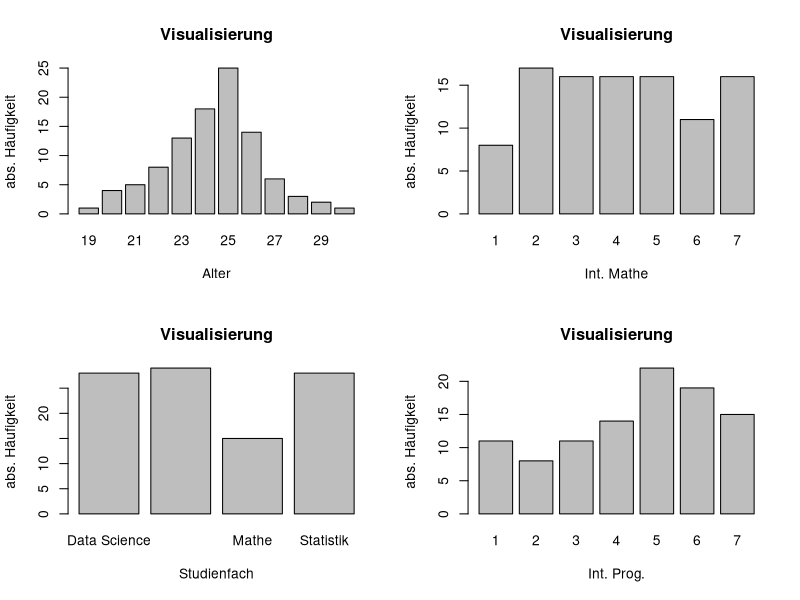

Source code (R):
# Auswertung des Datensatzes aus Aufgabe 1

library(readr)
Datensatz <- read_csv("Datensatz.csv")
Datensatz


# Vorbereitung des Datensatzes:

str(Datensatz)
# Interesse in Mathe und in Programmieren muessen in an factor Objekt, welches eine Rangordnung unter
# den levels hat, umgewandelt werden.
# Die Variable Mathe-LK muss lediglich in ein factor Objekt umgewandelt werden.

Datensatz$`Int. Mathe` <- as.factor( Datensatz$`Int. Mathe`)
Datensatz$`Int. Mathe` <- ordered( Datensatz$`Int. Mathe` , levels = c("1", "2", "3", "4", "5", "6", "7") )

Datensatz$`Int. Prog.` <- as.factor( Datensatz$`Int. Prog.`)
Datensatz$`Int. Prog.` <- ordered( Datensatz$`Int. Prog.` , levels = c("1", "2", "3", "4", "5", "6", "7") )

Datensatz$`Mathe-LK` <- as.factor( Datensatz$`Mathe-LK`)

# Nun haben alle Variablen den korrekten Objekttyp:
str(Datensatz)



# Anwendung der in Aufgabe 2 erstellten Funktionen: -----------------------------------------------------



# Funktion aus a) - Altersstruktur 

sum_met <- function(x){ 
  if( is.numeric(x) != TRUE){ stop("Die Variable muss metrisch skaliert sein.") } # Warnmeldung falls Variable
  AM <- mean(x)                                                                  # nicht metrisch ist.
  med <- median(x)    # Hier werden alle Statistiken berechnet.
  var <- var(x)
  sd <- sd(x)
  quartile <- quantile(x, probs= c(0.25,0.75) )
  extrm <- c( Minimum = min (x), Maximum = max (x))
  return( list( "Arithmetische Mittel" = AM, "Median" = med, "Varianz" = var, "Standardabweichung" = sd,
                "Quartile"= quartile, "Etremwerte" = extrm) )      # Alle benoetigten Groessen werden in einer Liste ausgegeben.
}

sum_met(Datensatz$Alter)    # Das durchschnittliche Alter liegt bei 24.34 Jahren bzw. (bezueglich des
                            # Alters sinnvoller) liegt der Median bei 25 Jahren.
                            # Die Standardabweichung von etwa 2.1 und die Quartile, welche bei
# $`Arithmetische Mittel`   # 23 und 26 liegen, deuten auf eine fuer Studenten uebliche
# [1] 24.34                 # Altersstruktur hin.

# $Median                   # Auch die groesste und die kleinste Beobachtung liegt in keinem fuer
# [1] 25                    # Studenten unueblichen Alter. (keine Ausreisser)

# $Varianz
# [1] 4.408485

# $Standardabweichung
# [1] 2.099639

# $Quartile
# 25% 75% 
#   23  26 

# $Etremwerte
# Minimum Maximum 
# 19      30 

# Fazit: (1) Die Individuen des Datensatzes (Studenten) haben im Mittel (Median) ein Alter von 25
#            Jahren und unterschreiten/ueberschrieten das Alter von 19 bzw. 30 nicht.






# Funktion aus b) - Interesse an Mathe und Programmieren (i) (und Abfrage der Teinahme am Mathe-LK (ii))

kat <- function(x){
  if(is.character(x)){stop("Die Variable ist nicht kategoriell")}
  else Modalwert <- names(table(x)[table(x) == max(table(x))]) ##Auspraegung, die am haeufigsten vorkommt
  Maximum <- max(x) 
  Minimum <- min(x)
  Spannweite <- length(unique(x)) ##Anzahl der verschiedenen Auspraegungen der Variablen
  uebersicht_kat <- list("Modalwert" = Modalwert, "Maximum" = Maximum, "Minimum" = Minimum, "Spannweite" = Spannweite) ##bringe Werte in eine Liste
  return(uebersicht_kat) ##gibt die Liste aus
}


# (i) Interesse an Mathe und Programmieren

sapply( Datensatz[ ,5:6], kat)

#         Int. Mathe Int. Prog.
# Modalwert  "2"        "5"       
# Maximum    7          7         
# Minimum    1          1         
# Spannweite 7          7     

# Am haeufigsten wurde beim Interesse am Fach Mathematik die eher niedrigere Kategorie 2 gewaehlt.
# Hingegen wurde beim Interersse am Programmieren am haeufigsten die recht hohe Kategorie 5 gewaehlt
# Auffaellig ist, dass beide Variablen mit 7 die gleiche Spannweite und das gleiche Minimum (1) und
# Maximum (7) aufweisen. D.h.: Es wurden alle Kategorien gewaehlt.
# Kurzgesagt deuten die Ergebnisse auf ein hoeheres Interesse an Programmieren in der (Gesamt-)Gruppe hin.

# Moegliche Studienfaecher ausfindig machen:
unique( Datensatz$Studienfach)
# [1] "Data Science" "Statistik"    "Informatik"   "Mathe"


ds <- Datensatz[ Datensatz$Studienfach == "Data Science", ]
st <- Datensatz[ Datensatz$Studienfach == "Statistik", ]
inf <- Datensatz[ Datensatz$Studienfach == "Informatik", ]
ma <- Datensatz[ Datensatz$Studienfach == "Mathe", ]


# Data Science
sapply( ds[ ,5:6], kat)         # Beim Vergleich der Modalwerte ergibt sich:
# Int. Mathe Int. Prog.
# Modalwert  "4"        "6"     # Data Science Studierende haben einen groesseren Modalwert beim
# Maximum    7          7       # Interesse am Programmiern (6), als bei Mathe (4).
# Minimum    2          1         
# Spannweite 6          7     


# Statistik
sapply( st[ ,5:6], kat)
# Int. Mathe Int. Prog.         # Die Gruppe der Statistik Studierenden weist hingegen, genau anders
# Modalwert  "7"        "5"     # herum in Mathe einen groesseren Modalwert als im Programmieren auf.
# Maximum    7          7       # Im Vergleich der Gruppen, ist hier der Modalwert von 7 (bei Int.Mathe)
# Minimum    1          1       # am hoechsten. 
# Spannweite 7          7       


# Informatik
sapply( inf[ ,5:6], kat)  
# Int. Mathe Int. Prog.         # Auch Informatik Studierende, weisen mehr Interesse am Programmieren auf,
# Modalwert  "2"        "5"     # jedoch ist der Modalwert von 5 (bei Int.Prog.) im Vergleich zu den Data
# Maximum    7          7       # Science Studierenden mit einem Modalwert von 6 etwas geringer.
# Minimum    1          1       # Ausserdem ist der Modalwert (bei Int.Mathe) von 2 im Vergleich zu den 
# Spannweite 7          7       # anderen Gruppen am geringsten.


# Mathe
sapply( ma[ ,5:6], kat)         # Mit dem Modalwert von 5 bei Int.Mathe scheint im Vergleich zum Modalwert 
# Int. Mathe Int. Prog.         # von 4 bei Int.Prog ein nur leicht hoeheres Interesse fuer Mathe
# Modalwert  "5"        "4"     # vorhanden zu sein.
# Maximum    7          7       # Jedoch ist auffaellig, das keine niedrigen Bewertungen bei 1 oder 2 
# Minimum    3          1       # bei Int.Mathe vorkommen. 
# Spannweite 5          6   


# Fazit: (1) Der hoechste/niedrigste Modalwert bezueglich des Mathe Interesse weisen Statistik/Informatik
#            Studierende auf.
#        (2) Der hoechste/niedrigste Modalwert bezueglich des Interesse am Programmieren weisen
#            Data Science/Mathe Studierende auf.





# (ii) Mathe- LK (Diese Variable ist zwar dichotom, aber diese Auswertung passte thematisch gut
#                 an diese Stelle, sodass sie im Abschnitt zur Funktion kat ist. )

table(Datensatz$`Mathe-LK`) # Die Mehrheit der Studierenden hat einen Mathe-LK belegt.
# nein   ja                 # Da 100 Beobachtungen vorliegen, haben 68% einen Mathe-LK belegt
# 32   68                   # und 32% nicht.


# Data Science            # Recht ausgeglichenes Verhaeltniss.
table(ds$`Mathe-LK`)
# ja nein 
# 13   15 

# Statistik               # Deutlich mehr Studierende haben den Mathe-LK besucht.
table(st$`Mathe-LK`)
# ja nein 
# 24    4 

# Informatik              # Etwas mehr Studierende haben den Mathe-LK besucht.(auch eher ausgeglichen)
table(inf$`Mathe-LK`)
# ja nein 
# 17   12 

# Mathe
table(ma$`Mathe-LK`)      # Nahezu alle Studierende haben den Mathe-LK besucht.
# ja nein 
# 14    1 


# Fazit: (1) In den Studienrichtungen Mathe und Statistik wird deutlich haeufiger der Mathe-LK besucht.
#        (2) In den Studienrichtungen Informatik und Data Science ist das Verhaeltniss zu Mathe-LK
#            Besuchern und Nicht-Mathe-LK Besuchern eher ausgeglichen.






# Funktion aus c)

kat_zsh <- function(x,y){
  # Zunaechst eine Bedingung, die die beiden Vektoren erfuellen sollen:
  if( length(x) != length(y) ){ stop("Beide Objekte muessen dieselbe Laenge haben.")}
  kor <- cor( as.numeric(x), as.numeric(y) )
  kov <- cov( as.numeric(x), as.numeric(y) )
  return( list( Kovarianz = kov, Korrelation = kor) )  # Ausgabe in einer Liste
}

kat_zsh(Datensatz$`Int. Prog.`, Datensatz$`Int. Mathe`)
#$Kovarianz
#[1] -0.3070707

#$Korrelation
#[1] -0.08523765

kat_zsh(Datensatz$Alter, Datensatz$`Int. Mathe`)
#$Kovarianz
#[1] -0.6169697

#$Korrelation
#[1] -0.154403

kat_zsh(Datensatz$Alter, Datensatz$`Int. Prog.`)
#$Kovarianz
#[1] 0.320202

#$Korrelation
#[1] 0.08056303






# Funktion aus d) - Zusammenang zwischen Interesse an Mathe/Programmieren
# und Mathe-LK

# Interesse an Mathe und Programmieren muessen erst wieder in eine metrische Variable
# umgewandelt werden und Mathe_Lk in einen dichotomen character

Datensatz$`Int. Mathe` <- as.numeric(Datensatz$`Int. Mathe`)
Datensatz$`Int. Prog.` <- as.numeric(Datensatz$`Int. Prog.`)
Datensatz$`Mathe-LK` <- as.character(Datensatz$`Mathe-LK`)


# Zunaechst wenden wir die Helferfuntion dich_as_met an, damit
# man in d) mit den dichotomen Variablen rechnen kann

dich_as_met <- function(x){
  name <- unique(x)
  result <- x == name[which.min(nchar(name))]
  return(as.numeric(result))
}



met_dich <- function(x,y){
  # x soll die metrische Variable sein
  # y soll die dichotome Variable sein
  if(!is.numeric(x)) stop("Der erste Vektor ist nicht metrisch")
  if(length(levels(factor(y))) != 2) stop("Der zweite Vektor ist nicht dichotom")
  y <- dich_as_met(y)
  return(list("Korrelation" = cor(x,y), "Kovarianz" = cov(x,y), 
              "Lineares Modell" = lm(y~x)))
}


met_dich(Datensatz$`Int. Mathe`, Datensatz$`Mathe-LK`)
#$Korrelation
#[1] 0.08875763

#$Kovarianz
#[1] 0.07919192

#$`Lineares Modell`

#Call:
  #lm(formula = y ~ x)

#Coefficients:
#  (Intercept)    x  
#0.58992      0.02187 
  
# Man kann erkennen, dass die Werte unabhängig voneinader sind, da die Korrelation
# nahezu 0 ist. Demenstprechend besteht kein Zusammenhang zwischen dem Interesse an 
# Mathe und ob man in der Schule Mathe-LK hatte.
  

met_dich(Datensatz$`Int. Prog.`, Datensatz$`Mathe-LK`)
#$Korrelation
#[1] 0.03869798

#$Kovarianz
#[1] 0.03434343

#$`Lineares Modell`

#Call:
#  lm(formula = y ~ x)

#Coefficients:
#  (Intercept)     x  
#0.637350     0.009584 

# Hier kann man sehen, dass es auch zwischen dem Interesse an Programmieren und dem  
# Mathe-LK keinen wirklichen Zusammenhang gibt.

# Interpretation: Der Mathe-LK in der Schule beeinflusst nicht das Interesse an
# Mathe und Programmieren im Studium.



# Wandle Variablen wieder in die korrekten Datentypen um
Datensatz$`Int. Mathe` <- as.factor( Datensatz$`Int. Mathe`)
Datensatz$`Int. Mathe` <- ordered( Datensatz$`Int. Mathe` , levels = c("1", "2", "3", "4", "5", "6", "7") )

Datensatz$`Int. Prog.` <- as.factor( Datensatz$`Int. Prog.`)
Datensatz$`Int. Prog.` <- ordered( Datensatz$`Int. Prog.` , levels = c("1", "2", "3", "4", "5", "6", "7") )

Datensatz$`Mathe-LK` <- as.factor( Datensatz$`Mathe-LK`)






# Funktion aus e):
qkat <- function(y){
  if ( (is.numeric(y) == TRUE) || (is.ordered(y) == TRUE) )  {
    
    x <- as.numeric(y)
    x
    
    n <- x[which( x <= quantile(x, 1/3))]
    
    m <- x
    m <- m [which( ! m <= quantile(x, 1/3))]
    m <- m [which( ! m > quantile(x, 2/3))]
    
    h <- x[which( x > quantile(x, 2/3))]  
    
    l <- list(n, m, h)
    
    names(l) <- c("niedrig (<= 1/3-Quantil)", "mittel (1/3-Quantil < & <= 2/3-Quantil)", "hoch (2/3-Quantil <)")
    
    return(l)
  }
  else{
    stop("Nicht moeglich, da Variable nicht mindestens ordinalskaliert.")
  }
}

qkat(Datensatz$`Int. Mathe`)

# Ausgabe:

#$`niedrig (<= 1/3-Quantil)`
#[1] 3 2 2 1 3 2 2 2 2 2 3 3 2 2 1 3 3 1 2 3 3 3 2 2 2 2 2 3 3 1
#[31] 1 1 1 3 1 2 3 3 2 3 3

#$`mittel (1/3-Quantil < & <= 2/3-Quantil)`
#[1] 5 5 4 5 5 4 4 4 5 5 4 4 5 4 5 5 5 5 4 5 5 5 5 4 4 4 4 4 4 4
#[31] 5 4

#$`hoch (2/3-Quantil <)`
#[1] 7 7 7 7 7 6 6 7 6 7 6 7 7 7 7 6 7 7 6 6 7 7 6 6 6 7 6


# Funktion aus f):
visual <- function(x,i){
  p <- length(i)
  q <- sqrt(p)
  if(round(q)^2 == p)
    par(mfcol = c(q,q))
  else
    par(mfcol=c(q,q+1))
  for (u in 1:p) {
    barplot(table(x[i[u]]), xlab = colnames(Datensatz)[i[u]],
            ylab = "abs. Häufigkeit" ,main = "Visualisierung")
  }
}

visual(Datensatz,3:6)
